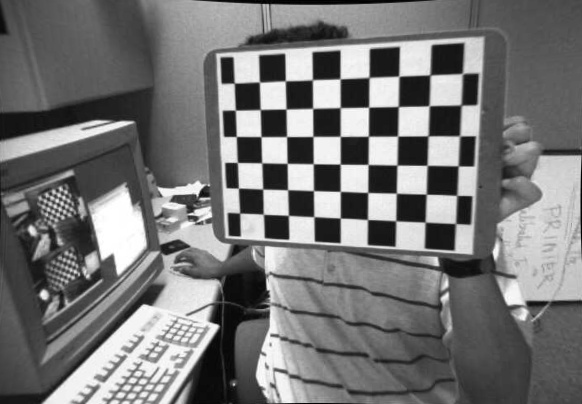
#> input picture calibration/img/calib_IMG_1.jpg, 582 x 404 px; its folder holds only this picture in this run
$ python detectcorners.py
#> lines starting #> are read from the running program, lines starting #| are printed output that depends on the picture; after the words box and inside, x2 and y2 are one past the last pixel; in counts of white or black regions, pixels touching at a corner belong together; long printed decimals are rounded
# -*- coding: utf-8 -*-
import numpy as np
import cv2
import glob
# 终止条件
criteria = (cv2.TERM_CRITERIA_EPS + cv2.TERM_CRITERIA_MAX_ITER, 30, 0.001)
#棋盘格规格
w,h= 9,6
# 世界坐标系中的棋盘格点,例如(0,0,0), (1,0,0), (2,0,0) ....,(8,5,0)，去掉Z坐标，记为二维矩阵
objp = np.zeros((w*h,3), np.float32)
objp[:,:2] = np.mgrid[0:w,0:h].T.reshape(-1,2)#空间坐标点

objpoints = [] # 3d point in real world space
imgpoints = [] # 2d points in image plane.
#images = glob.glob('chessboard\\*.jpg')#用glob读入全部图片
imgs = glob.glob('img\\*.jpg')
for fname in imgs:
    img = cv2.imread(fname)
#> img is the input picture: shape (404, 582, 3); min 0, max 255, mean 117.4
    gray = cv2.cvtColor(img,cv2.COLOR_BGR2GRAY)
    # 检测角点
    ret, corners = cv2.findChessboardCorners(gray,(w,h),None)#棋盘格角点行列数
#> ret = True; corners = 54 rows, first 8: [234.3, 83.23], [259.5, 82.03], [285.3, 80.85], [312.5, 79.83], [340, 78.78], [369, 77.46], [398.7, 76.27], [430, 74.99]
    #  如果找到足够点对，将其存储起来
    if ret == True:
        objpoints.append(objp)
        corners2 = cv2.cornerSubPix(gray,corners,(11,11),(-1,-1),criteria)
#> corners2 = 54 rows, first 8: [234.2, 83.17], [259.4, 82.08], [285.3, 80.8], [312.4, 79.74], [340.1, 78.81], [369, 77.39], [398.8, 76.18], [429.9, 74.93]
        imgpoints.append(corners2)
        # Draw and display the corners
        img = cv2.drawChessboardCorners(img,(w,h), corners2,ret)
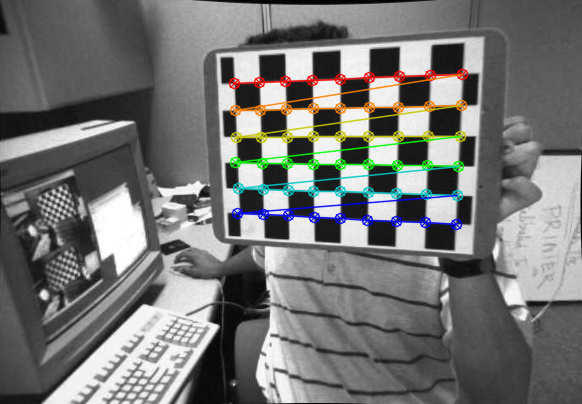
#> img: shape (404, 582, 3); 4.85% of pixels changed, all inside (x1, y1, x2, y2) = (228, 68, 469, 231)
        cv2.imshow('img',img)
        cv2.waitKey(500)
cv2.destroyAllWindows()
# 标定
ret, mtx, dist, rvecs, tvecs = cv2.calibrateCamera(objpoints, imgpoints, gray.shape[::-1],None,None)
#> ret = 0.399; mtx = [[627.6, 0, 256.3], [0, 595.2, 249.7], [0, 0, 1]]; dist = [[-0.128, 1.67, 0.00425, -0.0265, -4.34]]; rvecs = ([0.204, 0.427, 0.0255],); tvecs = ([-0.761, -6.34, 22.55],)
np.savez('calib.npz',mtx=mtx,dist=dist,rvecs=rvecs,tvecs=tvecs)#保存成字典的形式
#去畸变
for i,img in enumerate(imgs,start=1):
    frame = cv2.imread(img)
    #frame = cv2.cvtColor(frame, cv2.COLOR_BGR2GRAY)
    height,width = frame.shape[:2]
#> height = 404; width = 582
    newcameramtx, roi=cv2.getOptimalNewCameraMatrix(mtx,dist,(width,height),1,(width,height))#求得新的相机校正矩阵.0是自由比例参数,这里是1
#> newcameramtx = [[578.5, 0, 231.9], [0, 522.1, 252.2], [0, 0, 1]]; roi = (5, 36, 526, 346)
    dst = cv2.undistort(frame, mtx, dist, None, newcameramtx)#校正
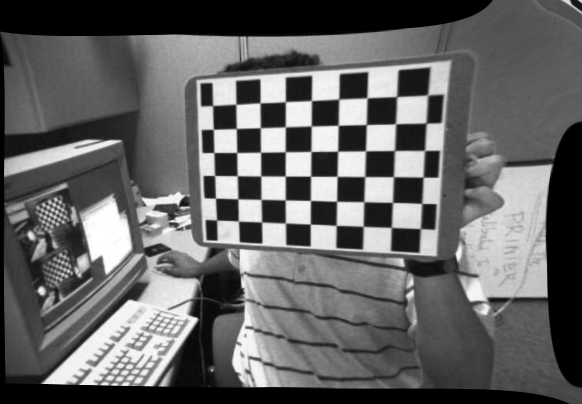
#> dst: shape (404, 582, 3); min 0, max 255, mean 100
    # crop the image
    x, y, w1, h1 = roi
#> x = 5; y = 36; w1 = 526; h1 = 346
    dst = dst[y:y + h1, x:x + w1]
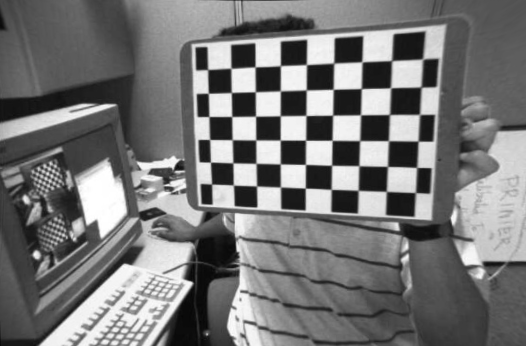
#> dst: shape (346, 526, 3); min 5, max 255, mean 118.6
    name = 'img\\calib_IMG_%d.jpg'%i
    cv2.imwrite(name, dst)

# 反投影误差
total_error = 0
for i in range(len(objpoints)):
    imgpoints2, _ = cv2.projectPoints(objpoints[i], rvecs[i], tvecs[i], mtx, dist)
    error = cv2.norm(imgpoints[i],imgpoints2, cv2.NORM_L2)/len(imgpoints2)
    total_error += error
#> this loop made 1 pass
#> (error, total_error) on pass 1: (0.0543, 0.0543)
#> after the loop, total_error = 0.0543
print("total error: ", total_error/len(objpoints))
#| total error:  0.05428

$ run again, on calibration/img/calib_IMG_5.jpg
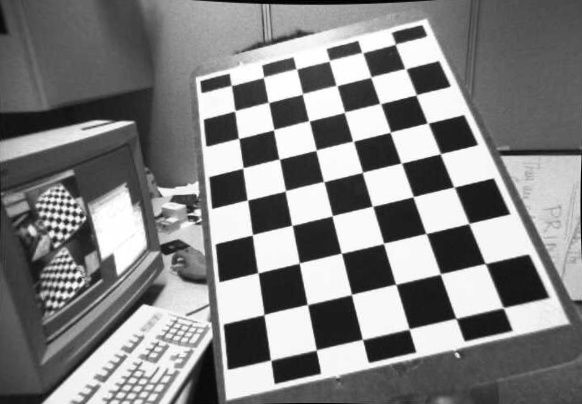
#> input picture calibration/img/calib_IMG_5.jpg, 582 x 404 px
#> img is the input picture: shape (404, 582, 3); min 0, max 255, mean 130.3
#> `ret, corners = cv2.findChessboardCorners(gray,(w,h),None)#棋盘格角点行列数`: ret = True; corners = 54 rows, first 8: [395.2, 44.45], [405.2, 68.66], [416, 94.99], [427.4, 123], [440.3, 153.7], [453.8, 186.9], [468.7, 223.6], [485, 263.4]
#> corners2 = 54 rows, first 8: [395.2, 44.22], [405.4, 68.65], [416.1, 94.76], [427.7, 123.1], [440.2, 153.7], [454.1, 187.1], [468.8, 223.5], [485.3, 263.5]
#> `img = cv2.drawChessboardCorners(img,(w,h), corners2,ret)`:
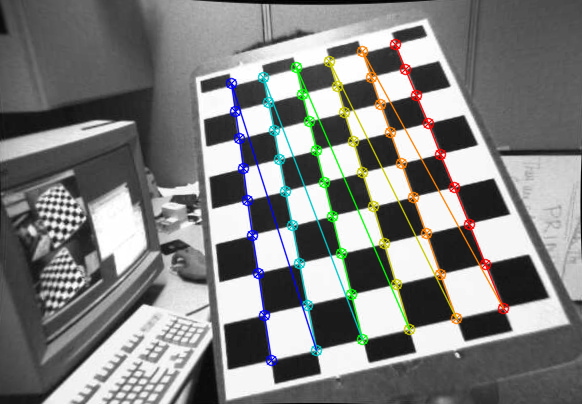
#> img: shape (404, 582, 3); 5.55% of pixels changed, all inside (x1, y1, x2, y2) = (225, 38, 510, 367)
#> `ret, mtx, dist, rvecs, tvecs = cv2.calibrateCamera(objpoints, imgpoint..`: ret = 0.366; mtx = [[599.1, 0, 238.3], [0, 763.9, 273.4], [0, 0, 1]]; dist = [[0.25, -1.34, -0.00294, -0.00786, 2.73]]; rvecs = ([-0.479, 0.623, 1.34],); tvecs = ([4.7, -5.35, 18.09],)
#> newcameramtx = [[611.9, 0, 237.3], [0, 774, 272.2], [0, 0, 1]]; roi = (3, 12, 567, 389)
#> x = 3; y = 12; w1 = 567; h1 = 389
#> `dst = dst[y:y + h1, x:x + w1]`:
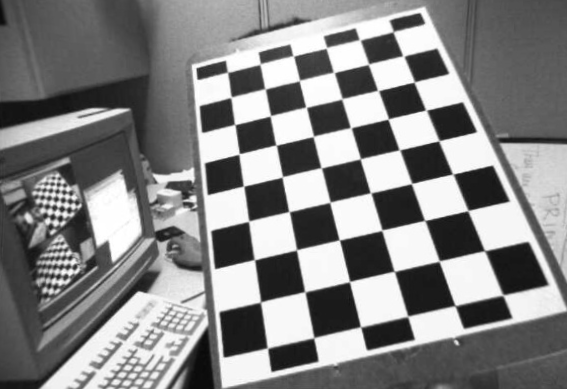
#> dst: shape (389, 567, 3); min 9, max 255, mean 132
#> the loop `for i in range(len(objpoints)):` made 1 pass
#> (error, total_error) on pass 1: (0.0498, 0.0498)
#> after the loop `for i in range(len(objpoints)):`: total_error = 0.0498
#| total error:  0.04979

$ run again, on calibration/img/calib_IMG_6.jpg
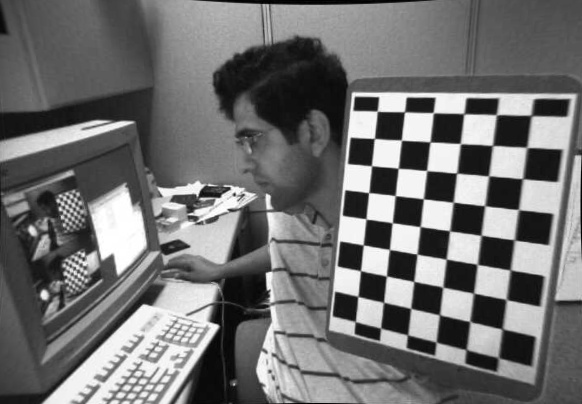
#> input picture calibration/img/calib_IMG_6.jpg, 582 x 404 px
#> img is the input picture: shape (404, 582, 3); min 0, max 255, mean 113
#> `ret, corners = cv2.findChessboardCorners(gray,(w,h),None)#棋盘格角点行列数`: ret = True; corners = 54 rows, first 8: [531.5, 115.8], [526.5, 147.4], [522.2, 178.6], [518.4, 209.3], [514.2, 239.7], [510, 269.8], [506.2, 299.5], [502.2, 328.8]
#> corners2 = 54 rows, first 8: [531.2, 115.4], [526.8, 147.4], [522.7, 178.7], [518.5, 209.6], [514.4, 240], [510.3, 270.1], [506.3, 299.5], [502.3, 329]
#> `img = cv2.drawChessboardCorners(img,(w,h), corners2,ret)`:
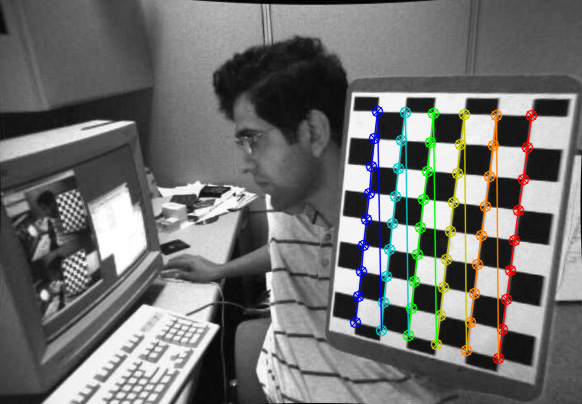
#> img: shape (404, 582, 3); 4.95% of pixels changed, all inside (x1, y1, x2, y2) = (349, 105, 538, 365)
#> `ret, mtx, dist, rvecs, tvecs = cv2.calibrateCamera(objpoints, imgpoint..`: ret = 0.311; mtx = [[494.7, 0, 332.9], [0, 464.4, 188.3], [0, 0, 1]]; dist = [[0.139, -0.351, -0.0146, -0.0139, 0.38]]; rvecs = ([0.424, 0.352, 1.64],); tvecs = ([5.92, -2.26, 14.82],)
#> newcameramtx = [[505.1, 0, 324.3], [0, 466.9, 183.8], [0, 0, 1]]; roi = (7, 9, 568, 386)
#> x = 7; y = 9; w1 = 568; h1 = 386
#> `dst = dst[y:y + h1, x:x + w1]`:
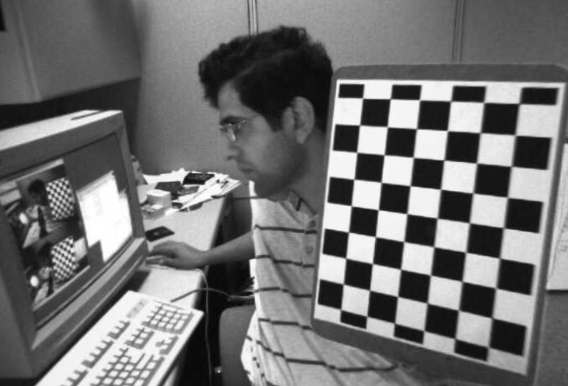
#> dst: shape (386, 568, 3); min 4, max 255, mean 114.3
#> the loop `for i in range(len(objpoints)):` made 1 pass
#> (error, total_error) on pass 1: (0.0424, 0.0424)
#> after the loop `for i in range(len(objpoints)):`: total_error = 0.0424
#| total error:  0.04236

$ run again, on calibration/img/calib_IMG_7.jpg
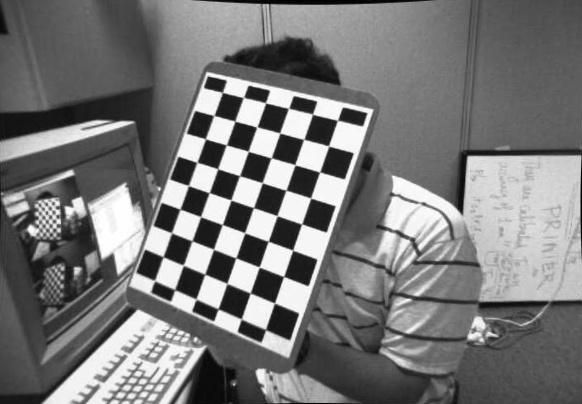
#> input picture calibration/img/calib_IMG_7.jpg, 582 x 404 px
#> img is the input picture: shape (404, 582, 3); min 0, max 255, mean 120.3
#> `ret, corners = cv2.findChessboardCorners(gray,(w,h),None)#棋盘格角点行列数`: ret = True; corners = 54 rows, first 8: [337.4, 120.5], [328.6, 145.9], [319.6, 172.1], [310.8, 198.1], [301.6, 224], [292.7, 250.2], [283.5, 276.5], [274.5, 303]
#> corners2 = 54 rows, first 8: [337.4, 120.3], [328.6, 145.9], [319.6, 172], [310.6, 198], [301.6, 224], [292.6, 250.2], [283.6, 276.5], [274.5, 303.1]
#> `img = cv2.drawChessboardCorners(img,(w,h), corners2,ret)`:
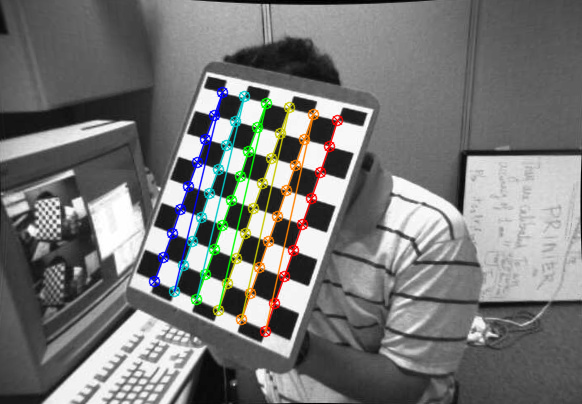
#> img: shape (404, 582, 3); 4.57% of pixels changed, all inside (x1, y1, x2, y2) = (148, 86, 344, 338)
#> `ret, mtx, dist, rvecs, tvecs = cv2.calibrateCamera(objpoints, imgpoint..`: ret = 0.338; mtx = [[459.2, 0, 253.7], [0, 475.8, 215.2], [0, 0, 1]]; dist = [[-0.792, 27.41, -0.00431, 0.0137, -238.5]]; rvecs = ([0.163, 0.381, 1.88],); tvecs = ([3.14, -3.44, 17.31],)
#> newcameramtx = [[459.2, 0, 253.7], [0, 475.8, 215.2], [0, 0, 1]]; roi = (0, 0, 581, 403)
#> x = 0; w1 = 581; h1 = 403
#> `dst = dst[y:y + h1, x:x + w1]`:
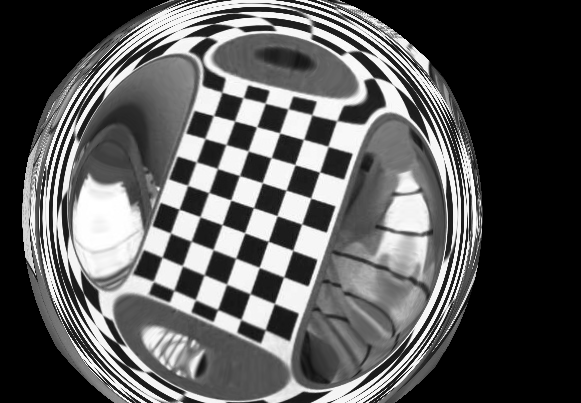
#> dst: shape (403, 581, 3); min 0, max 255, mean 90.4
#> the loop `for i in range(len(objpoints)):` made 1 pass
#> (error, total_error) on pass 1: (0.046, 0.046)
#> after the loop `for i in range(len(objpoints)):`: total_error = 0.046
#| total error:  0.04604

$ run again, on calibration/img/calib_IMG_2.jpg
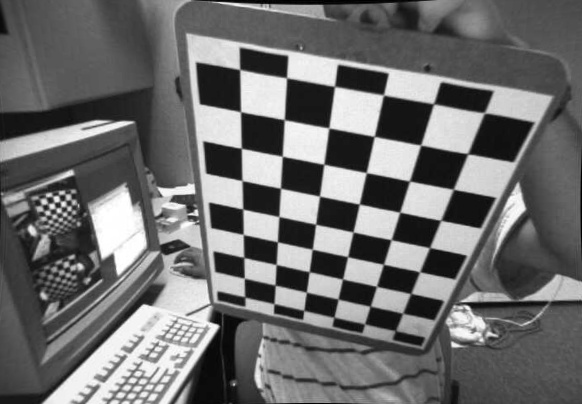
#> input picture calibration/img/calib_IMG_2.jpg, 582 x 404 px
#> img is the input picture: shape (404, 582, 3); min 0, max 255, mean 109.4
#> `ret, corners = cv2.findChessboardCorners(gray,(w,h),None)#棋盘格角点行列数`: ret = True; corners = 54 rows, first 8: [245, 297], [244.4, 278.2], [243.9, 257.4], [243.3, 234.4], [242.7, 208.9], [242.1, 180.5], [241.4, 148.2], [240.6, 111.9]
#> corners2 = 54 rows, first 8: [244.8, 301.4], [244.3, 278.2], [243.8, 257.5], [243.3, 234.5], [242.7, 209.1], [242, 180.6], [241.3, 148.3], [240.5, 111.7]
#> `img = cv2.drawChessboardCorners(img,(w,h), corners2,ret)`:
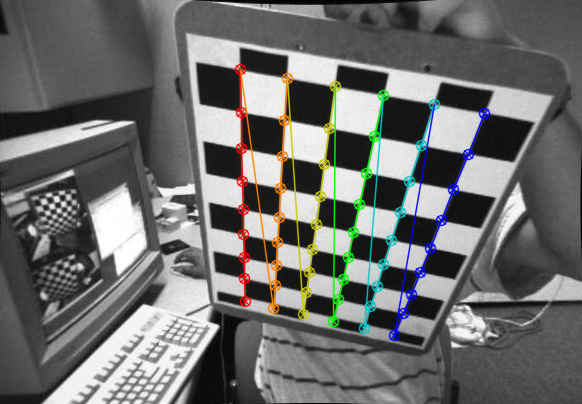
#> img: shape (404, 582, 3); 5.05% of pixels changed, all inside (x1, y1, x2, y2) = (234, 63, 491, 342)
#> `ret, mtx, dist, rvecs, tvecs = cv2.calibrateCamera(objpoints, imgpoint..`: ret = 1.01; mtx = [[462.8, 0, 269.2], [0, 546.6, 167], [0, 0, 1]]; dist = [[0.659, -3.73, 0.0139, -0.0399, 8.26]]; rvecs = ([0.51, 0.768, -1.37],); tvecs = ([-0.812, 3.65, 15.67],)
#> newcameramtx = [[521.9, 0, 268.9], [0, 564.4, 171.5], [0, 0, 1]]; roi = (41, 47, 431, 258)
#> x = 41; y = 47; w1 = 431; h1 = 258
#> `dst = dst[y:y + h1, x:x + w1]`:
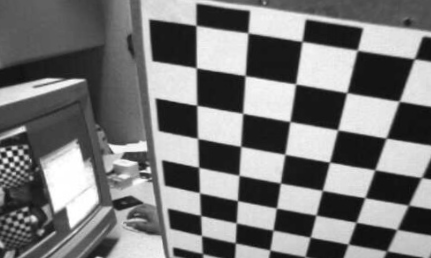
#> dst: shape (258, 431, 3); min 12, max 255, mean 120.1
#> the loop `for i in range(len(objpoints)):` made 1 pass
#> (error, total_error) on pass 1: (0.137, 0.137)
#> after the loop `for i in range(len(objpoints)):`: total_error = 0.137
#| total error:  0.1373
